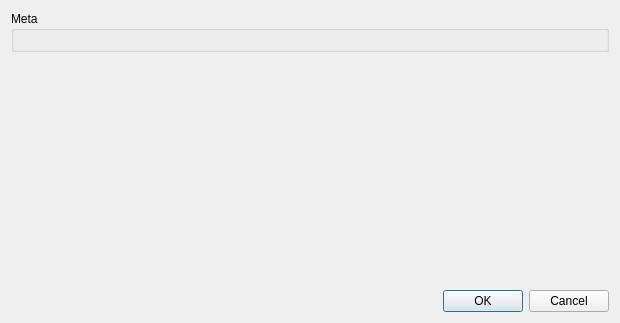
<?xml version="1.0" encoding="UTF-8"?>
<ui version="4.0">
 <class>PresetDialog</class>
 <widget class="QDialog" name="PresetDialog">
  <property name="geometry">
   <rect>
    <x>0</x>
    <y>0</y>
    <width>620</width>
    <height>323</height>
   </rect>
  </property>
  <property name="windowTitle">
   <string>Dialog</string>
  </property>
  <layout class="QVBoxLayout" name="verticalLayout">
   <item>
    <widget class="QGroupBox" name="formGroupBox">
     <property name="title">
      <string>Meta</string>
     </property>
     <layout class="QVBoxLayout" name="verticalLayout_2">
      <item>
       <widget class="picogen_repository::FragmentWidget" name="entity" native="true"/>
      </item>
     </layout>
    </widget>
   </item>
   <item>
    <widget class="picogen::qt4::QuatschPresetEditor" name="preset" native="true">
     <property name="sizePolicy">
      <sizepolicy hsizetype="Preferred" vsizetype="Expanding">
       <horstretch>0</horstretch>
       <verstretch>0</verstretch>
      </sizepolicy>
     </property>
    </widget>
   </item>
   <item>
    <widget class="QDialogButtonBox" name="buttonBox">
     <property name="standardButtons">
      <set>QDialogButtonBox::Cancel|QDialogButtonBox::Ok</set>
     </property>
    </widget>
   </item>
  </layout>
 </widget>
 <customwidgets>
  <customwidget>
   <class>picogen::qt4::QuatschPresetEditor</class>
   <extends>QWidget</extends>
   <header>quatschpreseteditor.h</header>
   <container>1</container>
  </customwidget>
  <customwidget>
   <class>picogen_repository::FragmentWidget</class>
   <extends>QWidget</extends>
   <header>../fragmentwidget.h</header>
   <container>1</container>
  </customwidget>
 </customwidgets>
 <resources/>
 <connections/>
</ui>
